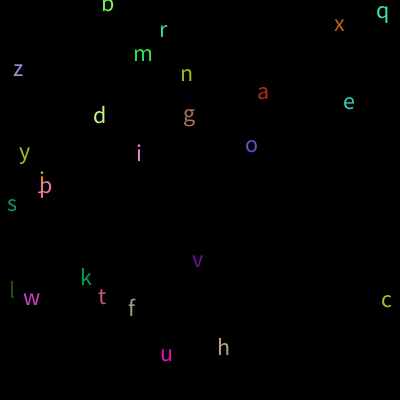
Frame 1 (no input)
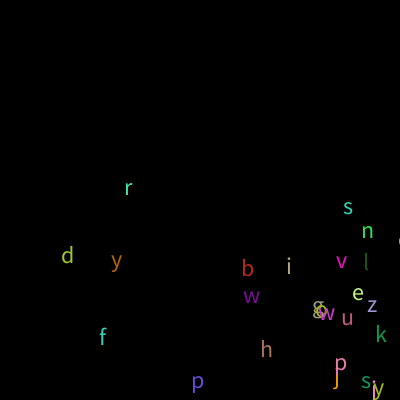
Frame 60 (the mouse pressed at the canvas centre just before this capture)
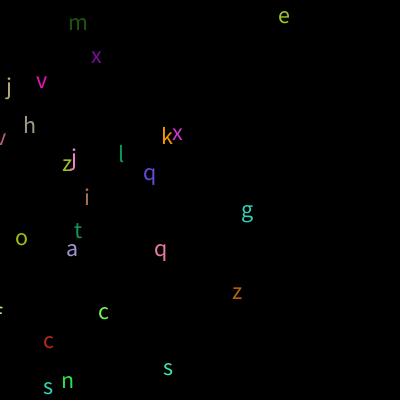
Frame 120 (the mouse held since frame 60 and released just before this capture)

The Processing sketch that drew these frames (run headless with seeded random() and noise(); from frame 60 on, the mouse is pressed at the canvas centre):

// Processing sketch: processing_57973
// ── processing_57973.pde

//Homework 11
//copyright 2012 Alex Fischer ajfische

int MAX = 26; //range is 0 to 26

float [] x;
float [] y;
float [] sx;
float [] sy;
color [] col;
char [] chars;

void setup()
{
  size( 400, 400 );
  textSize( 24 );
  textAlign(CENTER);
  x = new float [MAX];
  y = new float [MAX]; 
  sx = new float [MAX]; 
  sy = new float [MAX]; 
  col = new color [MAX]; 
  chars = new char [26];
  
  initFloatArray ( x, 0, width);
  initFloatArray ( y, 0, height);
  initFloatArray ( sx, 5, 7);
  initFloatArray ( sy, 3, 5);
  initColorArray ( col );
  initCharArray ( chars );
  
  }

void draw()
{
  background(0);
  moveChars();
  drawChars();
}

void moveChars()
{
  for( int i = 0; i < x.length; i++)
  {
    x[i] += sx[i];
    if( x[i] > width || x[i] < 0 )
    {
      sx[i] = -sx[i];
      chars[i]++;
      if(chars[i] > 'z')
      {
        chars[i] = 'a';
      }
    }
    y[i] += sy[i];
    if( y[i] > height || y[i] < 0 )
    {
      sy[i] = -sy[i];
    }
  }
}

void drawChars()
{
  for( int i =0; i < x.length; i++)
  {
    fill( col[i] );
    text( chars[i], x[i], y[i] );
  }
}

void initFloatArray( float [] a, float low, float high )
{
  for(int i = 0; i < x.length ; i++ )
  {
    a[i] = int(random( low, high ) ) ;
  }
}

void initColorArray( color [] c )
{
  for( int i = 0; i < c.length ; i++)
  {
    c[i] = color(random(255), random(255), random(255) );
  }
}

void initCharArray( char [] ch )
{
  int i = 0;
  for( char cha = 'a'; cha <= 'z'; cha++, i++)
  {
    chars[i] = cha;
  }
}
